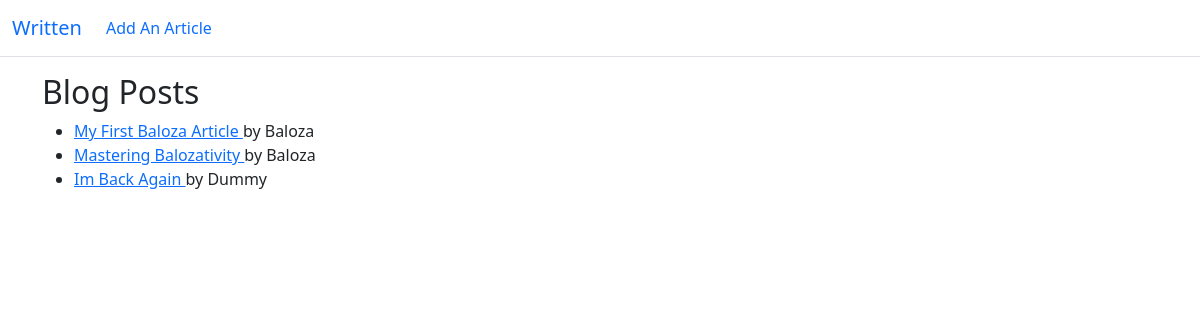
The app's page /, older data.
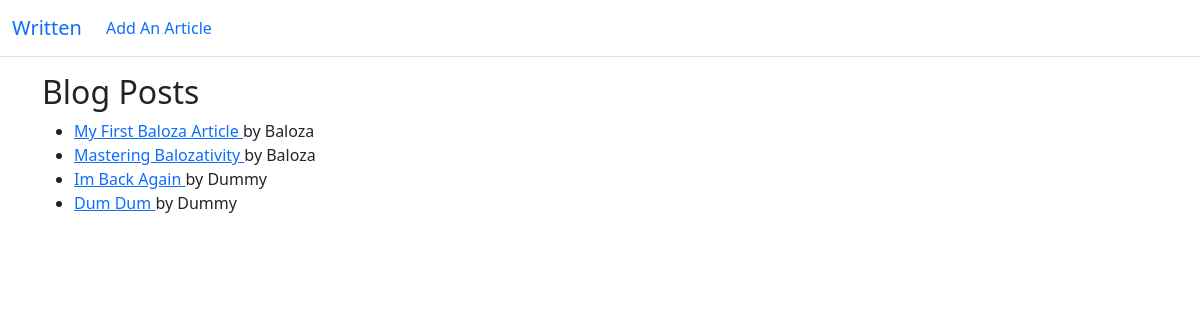
The same page, newer data.
### blog/models.py (models this page shows, shortened)
class Post(models.Model):
    author = models.ForeignKey(User, on_delete=models.CASCADE)
    title = models.CharField(max_length=150)
    content = models.TextField(max_length=12000)

### blog/views.py (the view)
# urls.py: path('', HomepageView.as_view(), name="homepage"),
class HomepageView(ListView):
    model = Post
    template_name = 'blog/homepage.html'

### blog/templates/blog/homepage.html
{% extends 'blog/base.html' %}
{% block content %}
	<h2>Blog Posts</h2>
	<ul>
		{% for post in object_list %}
		<li>
			<a href="{% url 'article' post.pk %}"> {{ post.title }} </a> by
			{{ post.author }}<br>
		</li>
		{% endfor %}
	</ul>
{% endblock %}

Row changes from the older to the newer data that the page shows:
added Post: title "Dum Dum", author "Dummy"
